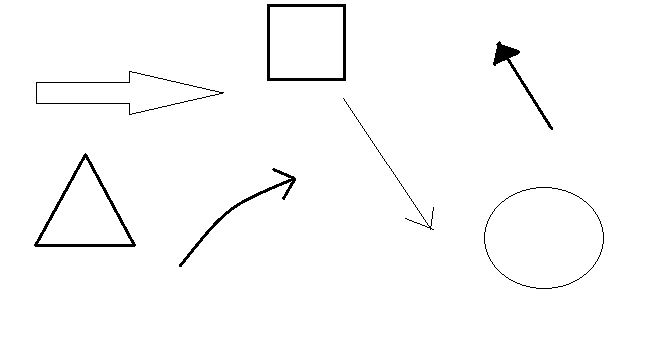
#> input picture FHtLk.png, 660 x 342 px, given in place of the camera
$ python video_recognition.py
#> lines starting #> are read from the running program, lines starting #| are printed output that depends on the picture; after the words box and inside, x2 and y2 are one past the last pixel; in counts of white or black regions, pixels touching at a corner belong together
#> further down, img is the input picture: shape (342, 660, 3); 98.3% white; 7 black regions, largest, box (x1, y1, x2, y2) and area: (34, 153, 136, 247) 920, (267, 4, 346, 81) 900, (179, 168, 296, 267) 584
import cv2
import numpy as np

def preprocess(img): #take an image and process it to values that python can work with more easily, values can be adjusted
    img_gray = cv2.cvtColor(img, cv2.COLOR_BGR2GRAY)
    img_blur = cv2.GaussianBlur(img_gray, (5, 5), 1)
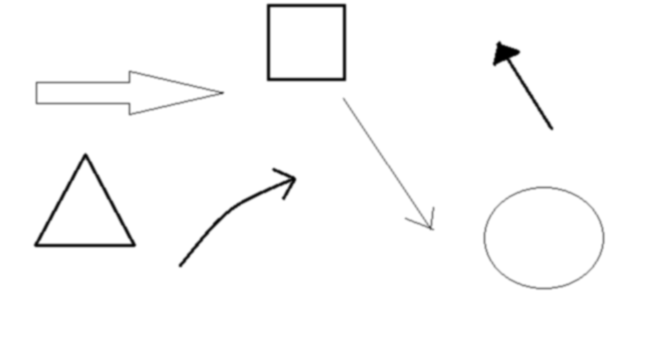
#> img_blur: shape (342, 660); min 0, max 255, mean 250.6
    img_canny = cv2.Canny(img_blur, 50, 50)
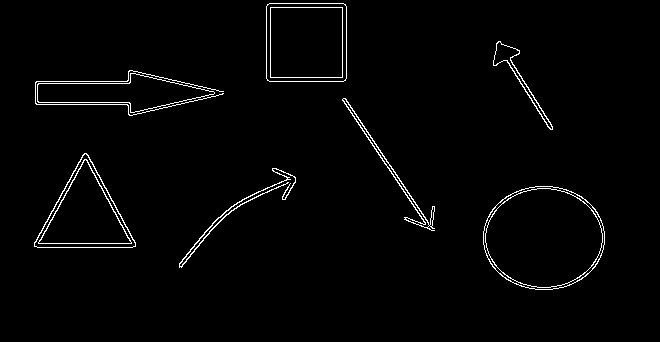
#> img_canny: shape (342, 660); 1.9% white in thin lines or dots, all inside (x1, y1, x2, y2) = (34, 3, 605, 290)
    kernel = np.ones((3, 3))
    img_dilate = cv2.dilate(img_canny, kernel, iterations=2)
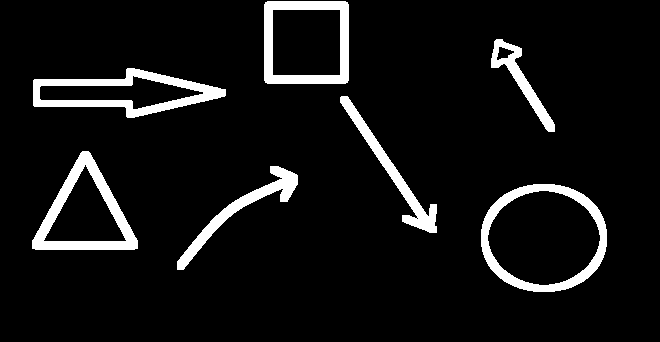
#> img_dilate: shape (342, 660); 7.4% white; 7 white regions, largest, box (x1, y1, x2, y2) and area: (33, 68, 226, 118) 3107, (481, 184, 607, 292) 2992, (32, 151, 138, 250) 2932
    img_erode = cv2.erode(img_dilate, kernel, iterations=1)
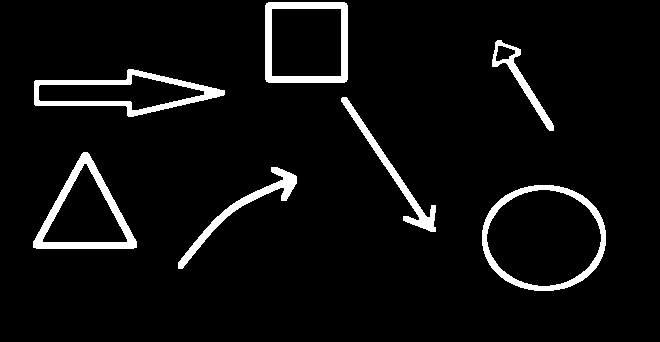
#> img_erode: shape (342, 660); 5.4% white; 7 white regions
    return img_erode


#takes in 2 lists, an approximate contour of each shape points have to be exactly 2 more than convex hull
def find_tip(points, convex_hull):
    length = len(points)
    indices = np.setdiff1d(range(length), convex_hull)
    #In order to know whether you should subtract 2 from the first element of the indices list, or add 2,
    #you'll need to do the exact opposite to the second (which is the last) element of the indices list;
    #if the resulting two indices returns the same value from the points list, then you found the tip of the arrow.
    #I used a for loop that loops through numbers 0 and 1. The first iteration will add 2 to the second element of the indices list:
    #j = indices[i] + 2, and subtract 2 from the first element of the indices list: indices[i - 1] - 2:
    for i in range(2):
        j = indices[i] + 2
        #if you try adding 2 to the index 5, you will get an IndexError. So if, say j becomes 7 from the j = indices[i] + 2, the above condition will convert j to len(points) - j.
        if j > length - 1:
            j = length - j
        if np.all(points[j] == points[indices[i - 1] - 2]): #found the point of the arrow
            return tuple(points[j])

cap = cv2.VideoCapture(0)


while True:
    ret, img = cap.read()

    contours, hierarchy = cv2.findContours(preprocess(img), cv2.RETR_EXTERNAL, cv2.CHAIN_APPROX_NONE)
#> contours = 7 contours; box (x1, y1, x2, y2) and area: (482, 185, 606, 291) 10341, (265, 2, 348, 83) 6544, (33, 152, 137, 249) 5498, (34, 69, 225, 117) 4912, (178, 167, 297, 269) 1244, (341, 97, 436, 232) 1194, (492, 40, 554, 131) 976

    for cnt in contours:
        peri = cv2.arcLength(cnt, True)
        approx = cv2.approxPolyDP(cnt, 0.047 * peri, True) #sensitivity
        hull = cv2.convexHull(approx, returnPoints=False)
        sides = len(hull)

        if 6 > sides > 3 and sides + 2 == len(approx):
            arrow_tip = find_tip(approx[:,0,:], hull.squeeze())
            if arrow_tip:
                cv2.drawContours(img, [cnt], -1, (0, 255, 0), 3)
                cv2.circle(img, arrow_tip, 3, (0, 0, 255), cv2.FILLED)
#> this loop made 7 passes
#> (peri, approx, hull, sides) on passes 2 to 7: (389.1, [[296, 176], [271, 167], [178, 268]], [2, 1, 0], 3), (338.8, [[83, 152], [33, 247], [136, 247]], [2, 1, 0], 3), (418, [[342, 97], [403, 220], [435, 231]], [2, 1, 0], 3), (444.1, [[224, 90], [128, 69], [35, 80], [34, 104]], [3, 2, 1, 0], 4), (262.5, [[497, 40], [492, 66], [553, 130], [520, 49]], [3, 2, 1, 0], 4), (319.3, [[266, 3], [266, 81], [346, 81], [346, 3]], [3, 2, 1, 0], 4)
#> (peri, hull, sides) on pass 1: (381, [5, 4, 3, 2, 1, 0], 6)

    cv2.imshow("Image", img)
    if cv2.waitKey(1) == ord('q'):
#> (key q is pressed here)
        break

cap.release()
cv2.destroyAllWindows()
